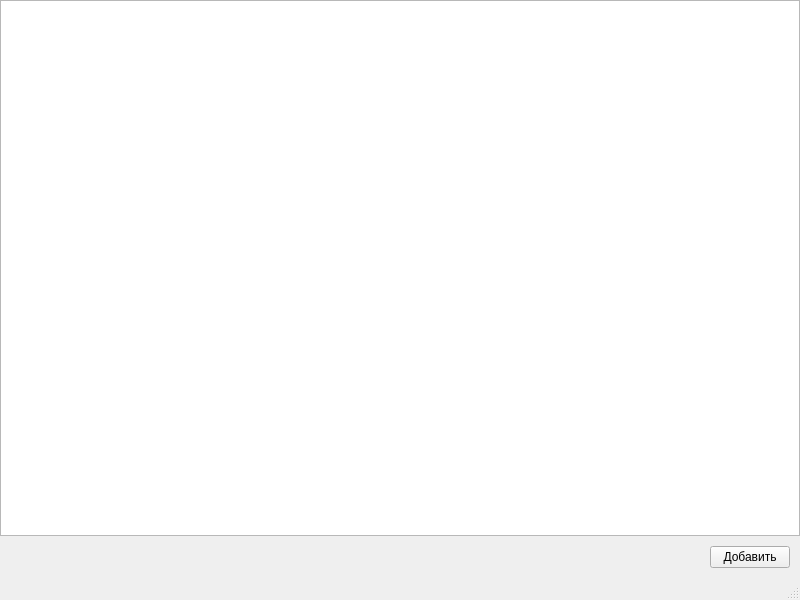
<?xml version="1.0" encoding="UTF-8"?>
<ui version="4.0">
 <class>MainWindow</class>
 <widget class="QMainWindow" name="MainWindow">
  <property name="geometry">
   <rect>
    <x>0</x>
    <y>0</y>
    <width>800</width>
    <height>600</height>
   </rect>
  </property>
  <property name="windowTitle">
   <string>Учет мероприятий</string>
  </property>
  <widget class="QWidget" name="centralwidget">
   <layout class="QVBoxLayout" name="verticalLayout_2">
    <property name="spacing">
     <number>0</number>
    </property>
    <property name="leftMargin">
     <number>0</number>
    </property>
    <property name="topMargin">
     <number>0</number>
    </property>
    <property name="rightMargin">
     <number>0</number>
    </property>
    <property name="bottomMargin">
     <number>0</number>
    </property>
    <item>
     <layout class="QVBoxLayout" name="verticalLayout">
      <item>
       <widget class="QListView" name="events_list_view">
        <property name="horizontalScrollBarPolicy">
         <enum>Qt::ScrollBarAlwaysOff</enum>
        </property>
        <property name="autoScrollMargin">
         <number>0</number>
        </property>
        <property name="verticalScrollMode">
         <enum>QAbstractItemView::ScrollPerPixel</enum>
        </property>
        <property name="spacing">
         <number>10</number>
        </property>
       </widget>
      </item>
      <item>
       <layout class="QHBoxLayout" name="horizontalLayout">
        <property name="leftMargin">
         <number>10</number>
        </property>
        <property name="topMargin">
         <number>10</number>
        </property>
        <property name="rightMargin">
         <number>10</number>
        </property>
        <property name="bottomMargin">
         <number>10</number>
        </property>
        <item>
         <spacer name="horizontalSpacer">
          <property name="orientation">
           <enum>Qt::Horizontal</enum>
          </property>
          <property name="sizeHint" stdset="0">
           <size>
            <width>40</width>
            <height>20</height>
           </size>
          </property>
         </spacer>
        </item>
        <item>
         <widget class="QPushButton" name="add_new_event_button">
          <property name="text">
           <string>Добавить</string>
          </property>
         </widget>
        </item>
       </layout>
      </item>
     </layout>
    </item>
   </layout>
  </widget>
  <widget class="QMenuBar" name="menubar">
   <property name="geometry">
    <rect>
     <x>0</x>
     <y>0</y>
     <width>800</width>
     <height>23</height>
    </rect>
   </property>
  </widget>
  <widget class="QStatusBar" name="statusbar"/>
 </widget>
 <resources/>
 <connections/>
</ui>
